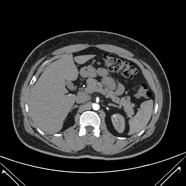
#> input picture Normal- (1).jpg, 186 x 186 px, shrunk from 512 x 512 before the run
$ jupyter execute 23November.ipynb   (shell and % lines are left out)
#> lines starting #> are read from the running program, lines starting #| are printed output that depends on the picture
# Image Read

[cell 1]
import matplotlib.image as mpimg
import matplotlib.pyplot as plt

[cell 2]
img = mpimg.imread("Normal- (1).jpg")  #this is a numpy array
#> img is the input picture: shape (186, 186, 3); min 0, max 255, mean 50.8
print(type(img))
#| <class 'numpy.ndarray'>
print(img)
#> (printed output is left out)

print(img.shape)
#| (186, 186, 3)

plt.imshow(img)
plt.colorbar()
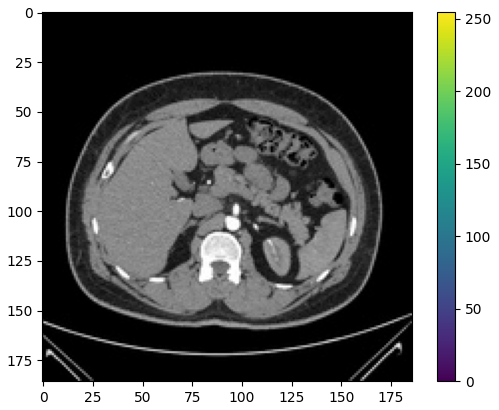
#> figure drawn by matplotlib, 2 panels

[cell 3]
from skimage import io, img_as_float, img_as_ubyte
import numpy as np
import matplotlib.pyplot as plt


image = img_as_float(io.imread("Normal- (1).jpg"))
#> image: shape (186, 186, 3) float64; min 0, max 1, mean 0.199

print(image)
#> (printed output is left out)

print(image.shape)
#| (186, 186, 3)
plt.imshow(image)

# Image Resizing

[cell 4]
import cv2

[cell 5]
import cv2

img = cv2.imread("Normal- (1).jpg", 1)   #Color is BGR not RGB

#use cv2.resize. Can specify size or scaling factor.
#Inter_cubic or Inter_linear for zooming.
#Use INTER_AREA for shrinking
#Following xample zooms by 2 times.

resized = cv2.resize(img, None, fx=2, fy=2, interpolation = cv2.INTER_CUBIC)

cv2.imshow("original pic", img)
cv2.imshow("resized pic", resized)
cv2.waitKey(0)
cv2.destroyAllWindows()

# Gaussian Kernal

[cell 6]
import numpy
from matplotlib import pyplot as plt

def gaussian_kernel(size, size_y=None):
    size = int(size)
    if not size_y:
        size_y = size
    else:
        size_y = int(size_y)
    x, y = numpy.mgrid[-size:size+1, -size_y:size_y+1]
    g = numpy.exp(-(x**2/float(size)+y**2/float(size_y)))
    return g / g.sum()


gaussian_kernel_array = gaussian_kernel(3)
print(gaussian_kernel_array)
plt.imshow(gaussian_kernel_array, cmap=plt.get_cmap('jet'), interpolation='nearest')
plt.colorbar()
plt.show()
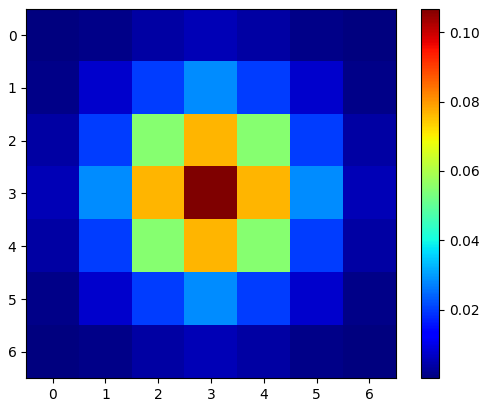
#> figure drawn by matplotlib, 2 panels

[cell 7]
import cv2
import numpy as np
from scipy.signal import convolve2d
from scipy.ndimage import convolve
from skimage import io, img_as_float#

[cell 8]
img_gaussian_noise = img_as_float(io.imread('Normal- (1).jpg', as_gray=True))
#> img_gaussian_noise: shape (186, 186) float64; min 0, max 1, mean 0.199
img_salt_pepper_noise = img_as_float(io.imread('Normal- (2).jpg', as_gray=True))
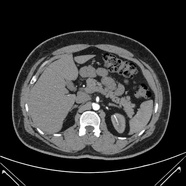
#> input picture Normal- (2).jpg, 186 x 186 px, shrunk from 512 x 512 before the run
#> img_salt_pepper_noise is the input picture: shape (186, 186) float64; min 0, max 1, mean 0.199

img = img_salt_pepper_noise

[cell 9]
#kernel and applying it as a filter (or convolution) separately.
kernel = np.ones((5,5),np.float32)/25    #Averaging filter with 5x5 kernel
#Normalize by dividing with 25 so all numbers add to 1
gaussian_kernel = np.array([[1/16, 1/8, 1/16],   #3x3 kernel
                [1/8, 1/4, 1/8],
                [1/16, 1/8, 1/16]])

[cell 10]
conv_using_cv2 = cv2.filter2D(img, -1, kernel, borderType=cv2.BORDER_CONSTANT)


# [7 lines of commented-out code are left out]


plt.imshow(conv_using_cv2,cmap = 'gray')

[cell 11]
conv_using_scipy = convolve2d(img, kernel, mode='same')
plt.imshow(conv_using_scipy,cmap = 'gray')

[cell 12]
conv_using_scipy2 = convolve(img, kernel, mode='constant', cval=0.0)
plt.imshow(conv_using_scipy2,cmap = 'gray')

# Gaussian Denoising

[cell 13]
import cv2
import numpy as np
from skimage import io, img_as_float
from skimage.filters import gaussian
import matplotlib.pyplot as plt
from scipy import ndimage as nd

img_gaussian_noise = img_as_float(io.imread('Normal- (4).jpg', as_gray=True))
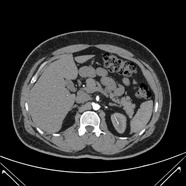
#> input picture Normal- (4).jpg, 186 x 186 px, shrunk from 512 x 512 before the run
#> img_gaussian_noise is the input picture: shape (186, 186) float64; min 0, max 1, mean 0.199
img_salt_pepper_noise = img_as_float(io.imread('Normal- (3).jpg', as_gray=True))
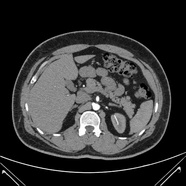
#> input picture Normal- (3).jpg, 186 x 186 px, shrunk from 512 x 512 before the run
#> img_salt_pepper_noise is the input picture: shape (186, 186) float64; min 0, max 1, mean 0.199

img = img_gaussian_noise

gaussian_using_cv2 = cv2.GaussianBlur(img, (3,3), 0, borderType=cv2.BORDER_CONSTANT)

gaussian_using_skimage = gaussian(img, sigma=1, mode='constant', cval=0.0)
#sigma defines the std dev of the gaussian kernel. SLightly different than how we define in cv2

gaussian_using_skimage2 = nd.gaussian_filter(img,sigma=3)
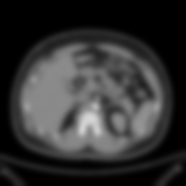
#> gaussian_using_skimage2: shape (186, 186) float64; min 0, max 0.84, mean 0.199

# [8 lines of commented-out code are left out]

plt.imshow(gaussian_using_skimage,cmap='gray')

[cell 14]
import cv2
import numpy as np
from matplotlib import pyplot as plt
img = cv2.imread('Normal- (4).jpg', 1)
kernel = np.ones((5,5),np.float32)/25
filt_2D = cv2.filter2D(img,-1,kernel)    #Convolution using the kernel we provide
blur = cv2.blur(img,(5,5))   #Convolution with a normalized filter. Same as above for this example.
blur_gaussian = cv2.GaussianBlur(img,(5,5),0)

# Median Denoising

[cell 15]
import cv2
import numpy as np
from scipy import ndimage
from skimage import io
from skimage.filters import median

#img = io.imread('images/einstein.jpg', as_gray=True)

#Needs 8 bit, not float.
img_gaussian_noise = cv2.imread('Normal- (3).jpg', 0)
#> img_gaussian_noise: shape (186, 186); min 0, max 255, mean 50.8
img_salt_pepper_noise = cv2.imread('Normal- (4).jpg', 0)
#> img_salt_pepper_noise: shape (186, 186); min 0, max 255, mean 50.7

img = img_salt_pepper_noise


median_using_cv2 = cv2.medianBlur(img, 3)

median_using_skimage = ndimage.median_filter(img,3)

from skimage.morphology import disk
median_using_skimage2 = median(img, disk(3), mode='constant', cval=0.0)


cv2.imshow("Original", img)
cv2.imshow("cv2 median", median_using_cv2)
cv2.imshow("Using skimage median", median_using_skimage)
cv2.imshow("Using skimage median", median_using_skimage2)

cv2.waitKey(0)
cv2.destroyAllWindows()

# Bilateral Denoising

[cell 16]
import cv2
import numpy as np
from scipy.ndimage import convolve
from skimage import io
from skimage.filters import median


img_gaussian_noise = cv2.imread('Normal- (2).jpg', 0)
#> img_gaussian_noise: shape (186, 186); min 0, max 255, mean 50.8
img_salt_pepper_noise = cv2.imread('Normal- (3).jpg', 0)

img = img_salt_pepper_noise

bilateral_using_cv2 = cv2.bilateralFilter(img, 5, 20, 100, borderType=cv2.BORDER_CONSTANT)

#d - diameter of each pixel neighborhood used during filtering
# sigmaColor - Sigma of grey/color space.
#sigmaSpace - Large value means farther pixels influence each other (as long as the colors are close enough)


from skimage.restoration import denoise_bilateral
bilateral_using_skimage = denoise_bilateral(img, sigma_color=0.05, sigma_spatial=15)

# sigma_color = float - Sigma for grey or color value.
# For large sigma_color values the filter becomes closer to gaussian blur.
# sigma_spatial: float. Standard ev. for range distance. Increasing this smooths larger features.


cv2.imshow("Original", img)
cv2.imshow("cv2 bilateral", bilateral_using_cv2)
cv2.imshow("Using skimage bilateral", bilateral_using_skimage)

cv2.waitKey(0)
cv2.destroyAllWindows()

# NLM: Non Local Means Denoising

[cell 17]
import cv2
import numpy as np
from skimage import io, img_as_float
from skimage.restoration import denoise_nl_means, estimate_sigma

img_gaussian_noise = img_as_float(io.imread('Normal- (9).jpg', as_gray=True))
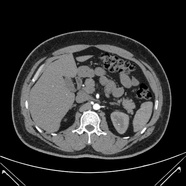
#> input picture Normal- (9).jpg, 186 x 186 px, shrunk from 512 x 512 before the run
#> img_gaussian_noise is the input picture: shape (186, 186) float64; min 0, max 1, mean 0.197
img_salt_pepper_noise = img_as_float(io.imread('Normal- (10).jpg', as_gray=True))
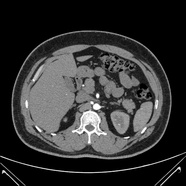
#> input picture Normal- (10).jpg, 186 x 186 px, shrunk from 512 x 512 before the run
#> img_salt_pepper_noise is the input picture: shape (186, 186) float64; min 0, max 1, mean 0.197

img = img_gaussian_noise

sigma_est = np.mean(estimate_sigma(img))
#> sigma_est = 0.0225
#sigma_est = 0.1

denoise_img = denoise_nl_means(img, h=1.15 * sigma_est, fast_mode=True,
                               patch_size=5, patch_distance=3)


denoise_img_as_8byte = img_as_ubyte(denoise_img)


cv2.imshow("Original", img)
cv2.imshow("NLM Filtered", denoise_img)
cv2.waitKey(0)
cv2.destroyAllWindows()

# Total Variation (TV) Denoising

[cell 18]
import cv2
import numpy as np
from skimage import io, img_as_float
from skimage.restoration import denoise_tv_chambolle
from matplotlib import pyplot as plt
img = img_as_float(io.imread('Normal- (2).jpg', as_gray=True))


plt.hist(img.flat, bins=100, range=(0,1))  #.flat returns the flattened numpy array (1D)


denoise_img = denoise_tv_chambolle(img, weight=0.1, eps=0.0002)

plt.hist(denoise_img.flat, bins=100, range=(0,1))  #.flat returns the flattened numpy array (1D)
plt.imshow(denoise_img,cmap='gray')

cv2.imshow("Original", img)
cv2.imshow("TV Filtered", denoise_img)
cv2.waitKey(0)
cv2.destroyAllWindows()
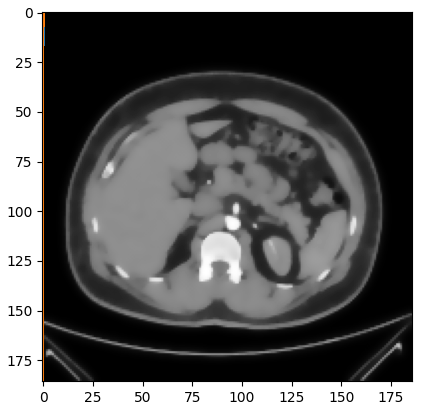
#> figure drawn by matplotlib, 1 panel

# Reading Multiple Images

[cell 19]
import cv2
import os
import matplotlib.pyplot as plt

# Path to the directory containing images
image_directory = 'Test!'

# List to store images
images = []
image_names = []

# Loop through all files in the directory
for filename in os.listdir(image_directory):
    # Construct the full file path
    file_path = os.path.join(image_directory, filename)

    # Check if the file is an image (e.g., jpg, png)
    if filename.endswith(('.jpg', '.jpeg', '.png', '.bmp', '.tif', '.tiff')):
        # Read the image using cv2
        img = cv2.imread(file_path)
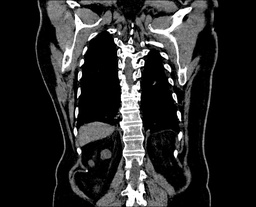
#> input picture Test!/Cyst- (1).jpg, 256 x 207 px, shrunk from 705 x 569 before the run
#> img is the input picture: shape (207, 256, 3); min 0, max 255, mean 40.4
        if img is not None:
            images.append(cv2.cvtColor(img, cv2.COLOR_BGR2RGB))  # Convert BGR to RGB
            image_names.append(filename)  # Save the filename for display

# Display all images using Matplotlib
plt.figure(figsize=(15, 10))  # Set the figure size
for i, img in enumerate(images):
    plt.subplot(1, len(images), i + 1)  # Create a subplot for each image
    plt.imshow(img)
    plt.title(image_names[i])
    plt.axis('off')  # Hide axes
#> this loop made 3 passes
plt.tight_layout()
plt.show()
